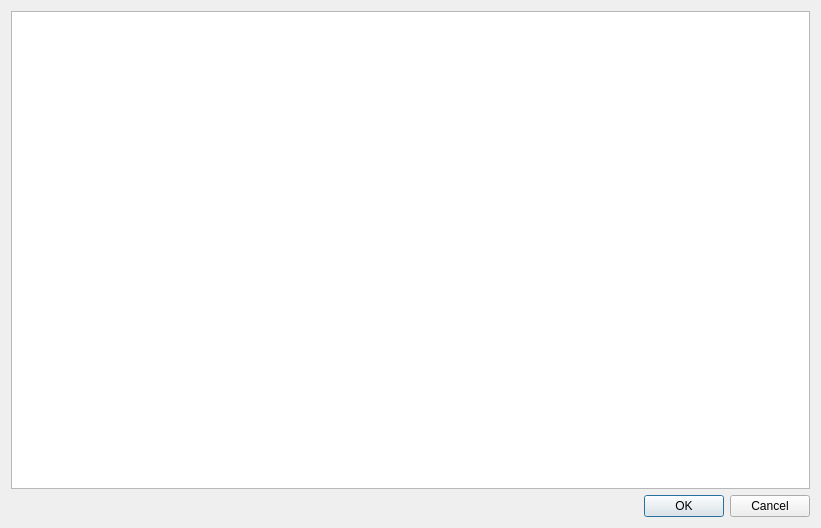
<?xml version="1.0" encoding="UTF-8"?>
<ui version="4.0">
 <class>VisorImagenes</class>
 <widget class="QDialog" name="VisorImagenes">
  <property name="geometry">
   <rect>
    <x>0</x>
    <y>0</y>
    <width>821</width>
    <height>528</height>
   </rect>
  </property>
  <property name="windowTitle">
   <string>Dialog</string>
  </property>
  <layout class="QGridLayout" name="gridLayout">
   <item row="0" column="0">
    <widget class="QGraphicsView" name="graphicsView">
     <property name="sizeAdjustPolicy">
      <enum>QAbstractScrollArea::SizeAdjustPolicy::AdjustToContents</enum>
     </property>
    </widget>
   </item>
   <item row="1" column="0">
    <widget class="QDialogButtonBox" name="buttonBox">
     <property name="orientation">
      <enum>Qt::Orientation::Horizontal</enum>
     </property>
     <property name="standardButtons">
      <set>QDialogButtonBox::StandardButton::Cancel|QDialogButtonBox::StandardButton::Ok</set>
     </property>
    </widget>
   </item>
  </layout>
 </widget>
 <resources/>
 <connections>
  <connection>
   <sender>buttonBox</sender>
   <signal>accepted()</signal>
   <receiver>VisorImagenes</receiver>
   <slot>accept()</slot>
   <hints>
    <hint type="sourcelabel">
     <x>224</x>
     <y>502</y>
    </hint>
    <hint type="destinationlabel">
     <x>157</x>
     <y>274</y>
    </hint>
   </hints>
  </connection>
  <connection>
   <sender>buttonBox</sender>
   <signal>rejected()</signal>
   <receiver>VisorImagenes</receiver>
   <slot>reject()</slot>
   <hints>
    <hint type="sourcelabel">
     <x>292</x>
     <y>508</y>
    </hint>
    <hint type="destinationlabel">
     <x>286</x>
     <y>274</y>
    </hint>
   </hints>
  </connection>
 </connections>
</ui>
